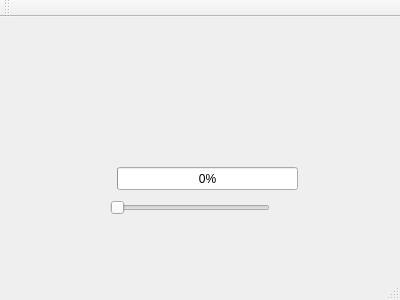
<?xml version="1.0" encoding="UTF-8"?>
<ui version="4.0">
 <class>ProgressSlider</class>
 <widget class="QMainWindow" name="ProgressSlider">
  <property name="geometry">
   <rect>
    <x>0</x>
    <y>0</y>
    <width>400</width>
    <height>300</height>
   </rect>
  </property>
  <property name="windowTitle">
   <string>ProgressSlider</string>
  </property>
  <widget class="QWidget" name="centralWidget">
   <widget class="QProgressBar" name="progressBar">
    <property name="geometry">
     <rect>
      <x>117</x>
      <y>150</y>
      <width>181</width>
      <height>23</height>
     </rect>
    </property>
    <property name="value">
     <number>0</number>
    </property>
   </widget>
   <widget class="QSlider" name="horizontalSlider">
    <property name="geometry">
     <rect>
      <x>110</x>
      <y>180</y>
      <width>160</width>
      <height>22</height>
     </rect>
    </property>
    <property name="maximum">
     <number>100</number>
    </property>
    <property name="orientation">
     <enum>Qt::Horizontal</enum>
    </property>
   </widget>
  </widget>
  <widget class="QMenuBar" name="menuBar">
   <property name="geometry">
    <rect>
     <x>0</x>
     <y>0</y>
     <width>400</width>
     <height>21</height>
    </rect>
   </property>
  </widget>
  <widget class="QToolBar" name="mainToolBar">
   <attribute name="toolBarArea">
    <enum>TopToolBarArea</enum>
   </attribute>
   <attribute name="toolBarBreak">
    <bool>false</bool>
   </attribute>
  </widget>
  <widget class="QStatusBar" name="statusBar"/>
 </widget>
 <layoutdefault spacing="6" margin="11"/>
 <resources/>
 <connections/>
</ui>
